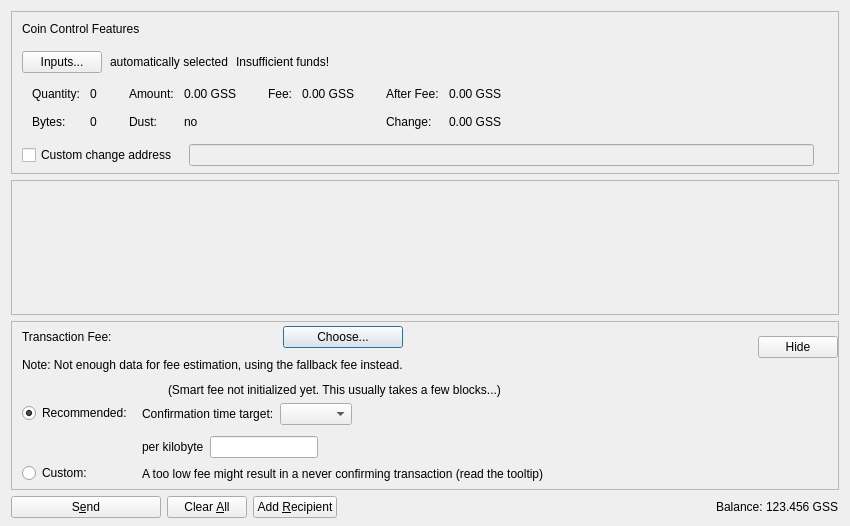
<?xml version="1.0" encoding="UTF-8"?>
<ui version="4.0">
 <class>SendCoinsDialog</class>
 <widget class="QDialog" name="SendCoinsDialog">
  <property name="geometry">
   <rect>
    <x>0</x>
    <y>0</y>
    <width>850</width>
    <height>526</height>
   </rect>
  </property>
  <property name="windowTitle">
   <string>Send Coins</string>
  </property>
  <layout class="QVBoxLayout" name="verticalLayout" stretch="0,1,0,0">
   <property name="bottomMargin">
    <number>8</number>
   </property>
   <item>
    <widget class="QFrame" name="frameCoinControl">
     <property name="sizePolicy">
      <sizepolicy hsizetype="Expanding" vsizetype="Expanding">
       <horstretch>0</horstretch>
       <verstretch>0</verstretch>
      </sizepolicy>
     </property>
     <property name="maximumSize">
      <size>
       <width>16777215</width>
       <height>16777215</height>
      </size>
     </property>
     <property name="frameShape">
      <enum>QFrame::StyledPanel</enum>
     </property>
     <property name="frameShadow">
      <enum>QFrame::Sunken</enum>
     </property>
     <layout class="QVBoxLayout" name="verticalLayoutCoinControl2">
      <property name="spacing">
       <number>0</number>
      </property>
      <property name="leftMargin">
       <number>0</number>
      </property>
      <property name="topMargin">
       <number>0</number>
      </property>
      <property name="rightMargin">
       <number>0</number>
      </property>
      <property name="bottomMargin">
       <number>6</number>
      </property>
      <item>
       <layout class="QVBoxLayout" name="verticalLayoutCoinControl" stretch="0,0,0,0,1">
        <property name="spacing">
         <number>0</number>
        </property>
        <property name="leftMargin">
         <number>10</number>
        </property>
        <property name="topMargin">
         <number>10</number>
        </property>
        <item>
         <layout class="QHBoxLayout" name="horizontalLayoutCoinControl1">
          <property name="bottomMargin">
           <number>15</number>
          </property>
          <item>
           <widget class="QLabel" name="labelCoinControlFeatures">
            <property name="sizePolicy">
             <sizepolicy hsizetype="Preferred" vsizetype="Maximum">
              <horstretch>0</horstretch>
              <verstretch>0</verstretch>
             </sizepolicy>
            </property>
            <property name="text">
             <string>Coin Control Features</string>
            </property>
           </widget>
          </item>
         </layout>
        </item>
        <item>
         <layout class="QHBoxLayout" name="horizontalLayoutCoinControl2" stretch="0,0,0,0">
          <property name="spacing">
           <number>8</number>
          </property>
          <property name="bottomMargin">
           <number>10</number>
          </property>
          <item>
           <widget class="QPushButton" name="pushButtonCoinControl">
            <property name="styleSheet">
             <string notr="true"/>
            </property>
            <property name="text">
             <string>Inputs...</string>
            </property>
            <property name="autoDefault">
             <bool>false</bool>
            </property>
           </widget>
          </item>
          <item>
           <widget class="QLabel" name="labelCoinControlAutomaticallySelected">
            <property name="text">
             <string>automatically selected</string>
            </property>
            <property name="margin">
             <number>5</number>
            </property>
           </widget>
          </item>
          <item>
           <widget class="QLabel" name="labelCoinControlInsuffFunds">
            <property name="text">
             <string>Insufficient funds!</string>
            </property>
            <property name="margin">
             <number>5</number>
            </property>
           </widget>
          </item>
          <item>
           <spacer name="horizontalSpacerCoinControl">
            <property name="orientation">
             <enum>Qt::Horizontal</enum>
            </property>
            <property name="sizeHint" stdset="0">
             <size>
              <width>40</width>
              <height>1</height>
             </size>
            </property>
           </spacer>
          </item>
         </layout>
        </item>
        <item>
         <widget class="QWidget" name="widgetCoinControl" native="true">
          <property name="sizePolicy">
           <sizepolicy hsizetype="Preferred" vsizetype="Preferred">
            <horstretch>0</horstretch>
            <verstretch>0</verstretch>
           </sizepolicy>
          </property>
          <property name="minimumSize">
           <size>
            <width>0</width>
            <height>0</height>
           </size>
          </property>
          <property name="styleSheet">
           <string notr="true"/>
          </property>
          <layout class="QHBoxLayout" name="horizontalLayoutCoinControl5">
           <property name="leftMargin">
            <number>0</number>
           </property>
           <property name="topMargin">
            <number>0</number>
           </property>
           <property name="rightMargin">
            <number>0</number>
           </property>
           <property name="bottomMargin">
            <number>0</number>
           </property>
           <item>
            <layout class="QHBoxLayout" name="horizontalLayoutCoinControl3" stretch="0,0,0,1">
             <property name="spacing">
              <number>20</number>
             </property>
             <property name="topMargin">
              <number>0</number>
             </property>
             <property name="bottomMargin">
              <number>10</number>
             </property>
             <item>
              <layout class="QFormLayout" name="formLayoutCoinControl1">
               <property name="horizontalSpacing">
                <number>10</number>
               </property>
               <property name="verticalSpacing">
                <number>14</number>
               </property>
               <property name="leftMargin">
                <number>10</number>
               </property>
               <property name="topMargin">
                <number>4</number>
               </property>
               <property name="rightMargin">
                <number>6</number>
               </property>
               <item row="0" column="0">
                <widget class="QLabel" name="labelCoinControlQuantityText">
                 <property name="text">
                  <string>Quantity:</string>
                 </property>
                 <property name="margin">
                  <number>0</number>
                 </property>
                </widget>
               </item>
               <item row="0" column="1">
                <widget class="QLabel" name="labelCoinControlQuantity">
                 <property name="cursor">
                  <cursorShape>IBeamCursor</cursorShape>
                 </property>
                 <property name="contextMenuPolicy">
                  <enum>Qt::ActionsContextMenu</enum>
                 </property>
                 <property name="text">
                  <string notr="true">0</string>
                 </property>
                 <property name="margin">
                  <number>0</number>
                 </property>
                 <property name="textInteractionFlags">
                  <set>Qt::LinksAccessibleByMouse|Qt::TextSelectableByKeyboard|Qt::TextSelectableByMouse</set>
                 </property>
                </widget>
               </item>
               <item row="1" column="0">
                <widget class="QLabel" name="labelCoinControlBytesText">
                 <property name="text">
                  <string>Bytes:</string>
                 </property>
                </widget>
               </item>
               <item row="1" column="1">
                <widget class="QLabel" name="labelCoinControlBytes">
                 <property name="cursor">
                  <cursorShape>IBeamCursor</cursorShape>
                 </property>
                 <property name="contextMenuPolicy">
                  <enum>Qt::ActionsContextMenu</enum>
                 </property>
                 <property name="text">
                  <string notr="true">0</string>
                 </property>
                 <property name="textInteractionFlags">
                  <set>Qt::LinksAccessibleByMouse|Qt::TextSelectableByKeyboard|Qt::TextSelectableByMouse</set>
                 </property>
                </widget>
               </item>
              </layout>
             </item>
             <item>
              <layout class="QFormLayout" name="formLayoutCoinControl2">
               <property name="horizontalSpacing">
                <number>10</number>
               </property>
               <property name="verticalSpacing">
                <number>14</number>
               </property>
               <property name="leftMargin">
                <number>6</number>
               </property>
               <property name="topMargin">
                <number>4</number>
               </property>
               <property name="rightMargin">
                <number>6</number>
               </property>
               <item row="0" column="0">
                <widget class="QLabel" name="labelCoinControlAmountText">
                 <property name="text">
                  <string>Amount:</string>
                 </property>
                 <property name="margin">
                  <number>0</number>
                 </property>
                </widget>
               </item>
               <item row="0" column="1">
                <widget class="QLabel" name="labelCoinControlAmount">
                 <property name="cursor">
                  <cursorShape>IBeamCursor</cursorShape>
                 </property>
                 <property name="contextMenuPolicy">
                  <enum>Qt::ActionsContextMenu</enum>
                 </property>
                 <property name="text">
                  <string notr="true">0.00 GSS</string>
                 </property>
                 <property name="textInteractionFlags">
                  <set>Qt::LinksAccessibleByMouse|Qt::TextSelectableByKeyboard|Qt::TextSelectableByMouse</set>
                 </property>
                </widget>
               </item>
               <item row="1" column="0">
                <widget class="QLabel" name="labelCoinControlLowOutputText">
                 <property name="text">
                  <string>Dust:</string>
                 </property>
                </widget>
               </item>
               <item row="1" column="1">
                <widget class="QLabel" name="labelCoinControlLowOutput">
                 <property name="cursor">
                  <cursorShape>IBeamCursor</cursorShape>
                 </property>
                 <property name="contextMenuPolicy">
                  <enum>Qt::ActionsContextMenu</enum>
                 </property>
                 <property name="text">
                  <string notr="true">no</string>
                 </property>
                 <property name="textInteractionFlags">
                  <set>Qt::LinksAccessibleByMouse|Qt::TextSelectableByKeyboard|Qt::TextSelectableByMouse</set>
                 </property>
                </widget>
               </item>
              </layout>
             </item>
             <item>
              <layout class="QFormLayout" name="formLayoutCoinControl3">
               <property name="horizontalSpacing">
                <number>10</number>
               </property>
               <property name="verticalSpacing">
                <number>14</number>
               </property>
               <property name="leftMargin">
                <number>6</number>
               </property>
               <property name="topMargin">
                <number>4</number>
               </property>
               <property name="rightMargin">
                <number>6</number>
               </property>
               <item row="0" column="0">
                <widget class="QLabel" name="labelCoinControlFeeText">
                 <property name="text">
                  <string>Fee:</string>
                 </property>
                 <property name="margin">
                  <number>0</number>
                 </property>
                </widget>
               </item>
               <item row="0" column="1">
                <widget class="QLabel" name="labelCoinControlFee">
                 <property name="cursor">
                  <cursorShape>IBeamCursor</cursorShape>
                 </property>
                 <property name="contextMenuPolicy">
                  <enum>Qt::ActionsContextMenu</enum>
                 </property>
                 <property name="text">
                  <string notr="true">0.00 GSS</string>
                 </property>
                 <property name="textInteractionFlags">
                  <set>Qt::LinksAccessibleByMouse|Qt::TextSelectableByKeyboard|Qt::TextSelectableByMouse</set>
                 </property>
                </widget>
               </item>
              </layout>
             </item>
             <item>
              <layout class="QFormLayout" name="formLayoutCoinControl4">
               <property name="horizontalSpacing">
                <number>10</number>
               </property>
               <property name="verticalSpacing">
                <number>14</number>
               </property>
               <property name="leftMargin">
                <number>6</number>
               </property>
               <property name="topMargin">
                <number>4</number>
               </property>
               <property name="rightMargin">
                <number>6</number>
               </property>
               <item row="0" column="0">
                <widget class="QLabel" name="labelCoinControlAfterFeeText">
                 <property name="text">
                  <string>After Fee:</string>
                 </property>
                 <property name="margin">
                  <number>0</number>
                 </property>
                </widget>
               </item>
               <item row="0" column="1">
                <widget class="QLabel" name="labelCoinControlAfterFee">
                 <property name="cursor">
                  <cursorShape>IBeamCursor</cursorShape>
                 </property>
                 <property name="contextMenuPolicy">
                  <enum>Qt::ActionsContextMenu</enum>
                 </property>
                 <property name="text">
                  <string notr="true">0.00 GSS</string>
                 </property>
                 <property name="textInteractionFlags">
                  <set>Qt::LinksAccessibleByMouse|Qt::TextSelectableByKeyboard|Qt::TextSelectableByMouse</set>
                 </property>
                </widget>
               </item>
               <item row="1" column="0">
                <widget class="QLabel" name="labelCoinControlChangeText">
                 <property name="text">
                  <string>Change:</string>
                 </property>
                </widget>
               </item>
               <item row="1" column="1">
                <widget class="QLabel" name="labelCoinControlChange">
                 <property name="cursor">
                  <cursorShape>IBeamCursor</cursorShape>
                 </property>
                 <property name="contextMenuPolicy">
                  <enum>Qt::ActionsContextMenu</enum>
                 </property>
                 <property name="text">
                  <string notr="true">0.00 GSS</string>
                 </property>
                 <property name="textInteractionFlags">
                  <set>Qt::LinksAccessibleByMouse|Qt::TextSelectableByKeyboard|Qt::TextSelectableByMouse</set>
                 </property>
                </widget>
               </item>
              </layout>
             </item>
            </layout>
           </item>
          </layout>
         </widget>
        </item>
        <item>
         <layout class="QHBoxLayout" name="horizontalLayoutCoinControl4" stretch="0,0,0">
          <property name="spacing">
           <number>12</number>
          </property>
          <property name="sizeConstraint">
           <enum>QLayout::SetDefaultConstraint</enum>
          </property>
          <property name="topMargin">
           <number>5</number>
          </property>
          <property name="rightMargin">
           <number>5</number>
          </property>
          <item>
           <widget class="QCheckBox" name="checkBoxCoinControlChange">
            <property name="toolTip">
             <string>If this is activated, but the change address is empty or invalid, change will be sent to a newly generated address.</string>
            </property>
            <property name="text">
             <string>Custom change address</string>
            </property>
           </widget>
          </item>
          <item>
           <widget class="QValidatedLineEdit" name="lineEditCoinControlChange">
            <property name="enabled">
             <bool>false</bool>
            </property>
            <property name="sizePolicy">
             <sizepolicy hsizetype="Expanding" vsizetype="Fixed">
              <horstretch>0</horstretch>
              <verstretch>0</verstretch>
             </sizepolicy>
            </property>
           </widget>
          </item>
          <item>
           <widget class="QLabel" name="labelCoinControlChangeLabel">
            <property name="sizePolicy">
             <sizepolicy hsizetype="Preferred" vsizetype="Expanding">
              <horstretch>0</horstretch>
              <verstretch>0</verstretch>
             </sizepolicy>
            </property>
            <property name="minimumSize">
             <size>
              <width>0</width>
              <height>0</height>
             </size>
            </property>
            <property name="text">
             <string/>
            </property>
            <property name="margin">
             <number>3</number>
            </property>
           </widget>
          </item>
         </layout>
        </item>
        <item>
         <spacer name="verticalSpacerCoinControl">
          <property name="orientation">
           <enum>Qt::Vertical</enum>
          </property>
          <property name="sizeHint" stdset="0">
           <size>
            <width>800</width>
            <height>1</height>
           </size>
          </property>
         </spacer>
        </item>
       </layout>
      </item>
     </layout>
    </widget>
   </item>
   <item>
    <widget class="QScrollArea" name="scrollArea">
     <property name="widgetResizable">
      <bool>true</bool>
     </property>
     <widget class="QWidget" name="scrollAreaWidgetContents">
      <property name="geometry">
       <rect>
        <x>0</x>
        <y>0</y>
        <width>830</width>
        <height>104</height>
       </rect>
      </property>
      <layout class="QVBoxLayout" name="verticalLayout_2" stretch="0,1">
       <property name="leftMargin">
        <number>0</number>
       </property>
       <property name="topMargin">
        <number>0</number>
       </property>
       <property name="rightMargin">
        <number>0</number>
       </property>
       <property name="bottomMargin">
        <number>0</number>
       </property>
       <item>
        <layout class="QVBoxLayout" name="entries">
         <property name="spacing">
          <number>6</number>
         </property>
        </layout>
       </item>
       <item>
        <spacer name="verticalSpacer">
         <property name="orientation">
          <enum>Qt::Vertical</enum>
         </property>
         <property name="sizeHint" stdset="0">
          <size>
           <width>20</width>
           <height>40</height>
          </size>
         </property>
        </spacer>
       </item>
      </layout>
     </widget>
    </widget>
   </item>
   <item>
    <widget class="QFrame" name="frameFee">
     <property name="sizePolicy">
      <sizepolicy hsizetype="Expanding" vsizetype="Expanding">
       <horstretch>0</horstretch>
       <verstretch>0</verstretch>
      </sizepolicy>
     </property>
     <property name="maximumSize">
      <size>
       <width>16777215</width>
       <height>16777215</height>
      </size>
     </property>
     <property name="frameShape">
      <enum>QFrame::StyledPanel</enum>
     </property>
     <property name="frameShadow">
      <enum>QFrame::Sunken</enum>
     </property>
     <layout class="QVBoxLayout" name="verticalLayoutFee1">
      <property name="spacing">
       <number>0</number>
      </property>
      <property name="leftMargin">
       <number>0</number>
      </property>
      <property name="topMargin">
       <number>0</number>
      </property>
      <property name="rightMargin">
       <number>0</number>
      </property>
      <property name="bottomMargin">
       <number>0</number>
      </property>
      <item>
       <layout class="QVBoxLayout" name="verticalLayoutFee2" stretch="0,0,0">
        <property name="spacing">
         <number>0</number>
        </property>
        <property name="leftMargin">
         <number>10</number>
        </property>
        <property name="topMargin">
         <number>0</number>
        </property>
        <item>
         <layout class="QHBoxLayout" name="horizontalLayoutFee1">
          <property name="bottomMargin">
           <number>0</number>
          </property>
          <item>
           <layout class="QVBoxLayout" name="verticalLayoutFee7">
            <property name="spacing">
             <number>0</number>
            </property>
            <item>
             <spacer name="verticalSpacerSmartFee">
              <property name="orientation">
               <enum>Qt::Vertical</enum>
              </property>
              <property name="sizeType">
               <enum>QSizePolicy::Fixed</enum>
              </property>
              <property name="sizeHint" stdset="0">
               <size>
                <width>1</width>
                <height>4</height>
               </size>
              </property>
             </spacer>
            </item>
            <item>
             <layout class="QHBoxLayout" name="horizontalLayoutSmartFee">
              <property name="spacing">
               <number>10</number>
              </property>
              <item>
               <widget class="QLabel" name="labelFeeHeadline">
                <property name="sizePolicy">
                 <sizepolicy hsizetype="Preferred" vsizetype="Maximum">
                  <horstretch>0</horstretch>
                  <verstretch>0</verstretch>
                 </sizepolicy>
                </property>
                <property name="text">
                 <string>Transaction Fee:</string>
                </property>
               </widget>
              </item>
              <item>
               <widget class="QLabel" name="labelFeeMinimized">
                <property name="text">
                 <string/>
                </property>
               </widget>
              </item>
              <item>
               <widget class="QPushButton" name="buttonChooseFee">
                <property name="text">
                 <string>Choose...</string>
                </property>
               </widget>
              </item>
             </layout>
            </item>
            <item>
             <spacer name="verticalSpacer_7">
              <property name="orientation">
               <enum>Qt::Vertical</enum>
              </property>
              <property name="sizeHint" stdset="0">
               <size>
                <width>1</width>
                <height>10</height>
               </size>
              </property>
             </spacer>
            </item>
            <item>
             <widget class="QLabel" name="fallbackFeeWarningLabel">
              <property name="toolTip">
               <string>Using the fallbackfee can result in sending a transaction that will take several hours or days (or never) to confirm. Consider choosing your fee manually or wait until you have validated the complete chain.</string>
              </property>
              <property name="text">
               <string>Note: Not enough data for fee estimation, using the fallback fee instead.</string>
              </property>
              <property name="wordWrap">
               <bool>false</bool>
              </property>
             </widget>
            </item>
            <item>
             <spacer name="verticalSpacer_5">
              <property name="orientation">
               <enum>Qt::Vertical</enum>
              </property>
              <property name="sizeHint" stdset="0">
               <size>
                <width>1</width>
                <height>1</height>
               </size>
              </property>
             </spacer>
            </item>
           </layout>
          </item>
          <item>
           <spacer name="horizontalSpacer_4">
            <property name="orientation">
             <enum>Qt::Horizontal</enum>
            </property>
            <property name="sizeHint" stdset="0">
             <size>
              <width>1</width>
              <height>1</height>
             </size>
            </property>
           </spacer>
          </item>
          <item>
           <widget class="QPushButton" name="buttonMinimizeFee">
            <property name="toolTip">
             <string>Hide transaction fee settings</string>
            </property>
            <property name="text">
             <string>Hide</string>
            </property>
           </widget>
          </item>
         </layout>
        </item>
        <item>
         <widget class="QFrame" name="frameFeeSelection">
          <layout class="QVBoxLayout" name="verticalLayoutFee12">
           <property name="spacing">
            <number>0</number>
           </property>
           <property name="leftMargin">
            <number>0</number>
           </property>
           <property name="topMargin">
            <number>0</number>
           </property>
           <property name="rightMargin">
            <number>0</number>
           </property>
           <property name="bottomMargin">
            <number>0</number>
           </property>
           <item>
            <layout class="QGridLayout" name="gridLayoutFee">
             <property name="topMargin">
              <number>10</number>
             </property>
             <property name="bottomMargin">
              <number>4</number>
             </property>
             <property name="horizontalSpacing">
              <number>10</number>
             </property>
             <property name="verticalSpacing">
              <number>4</number>
             </property>
             <item row="1" column="1">
              <layout class="QVBoxLayout" name="verticalLayoutFee8">
               <property name="spacing">
                <number>6</number>
               </property>
               <property name="topMargin">
                <number>3</number>
               </property>
               <item>
                <layout class="QHBoxLayout" name="horizontalLayoutFee13" stretch="0,0,1">
                 <item>
                  <widget class="QLabel" name="labelCustomPerKilobyte">
                   <property name="toolTip">
                    <string>If the custom fee is set to 1000 gauss and the transaction is only 250 bytes, then &quot;per kilobyte&quot; only pays 250 gauss in fee,&lt;br /&gt;while &quot;at least&quot; pays 1000 gauss. For transactions bigger than a kilobyte both pay by kilobyte.</string>
                   </property>
                   <property name="text">
                    <string>per kilobyte</string>
                   </property>
                  </widget>
                 </item>
                 <item>
                  <widget class="BitcoinAmountField" name="customFee"/>
                 </item>
                 <item>
                  <spacer name="horizontalSpacer_6">
                   <property name="orientation">
                    <enum>Qt::Horizontal</enum>
                   </property>
                   <property name="sizeHint" stdset="0">
                    <size>
                     <width>1</width>
                     <height>1</height>
                    </size>
                   </property>
                  </spacer>
                 </item>
                </layout>
               </item>
               <item>
                <layout class="QHBoxLayout" name="horizontalLayoutFee8">
                 <item>
                  <widget class="QLabel" name="labelCustomFeeWarning">
                   <property name="enabled">
                    <bool>true</bool>
                   </property>
                   <property name="toolTip">
                    <string>When there is less transaction volume than space in the blocks, miners as well as relaying nodes may enforce a minimum fee. Paying only this minimum fee is just fine, but be aware that this can result in a never confirming transaction once there is more demand for gaussai transactions than the network can process.</string>
                   </property>
                   <property name="text">
                    <string>A too low fee might result in a never confirming transaction (read the tooltip)</string>
                   </property>
                  </widget>
                 </item>
                 <item>
                  <spacer name="horizontalSpacer_2">
                   <property name="orientation">
                    <enum>Qt::Horizontal</enum>
                   </property>
                   <property name="sizeHint" stdset="0">
                    <size>
                     <width>1</width>
                     <height>1</height>
                    </size>
                   </property>
                  </spacer>
                 </item>
                </layout>
               </item>
              </layout>
             </item>
             <item row="0" column="0">
              <layout class="QVBoxLayout" name="verticalLayoutFee4" stretch="0,1">
               <property name="topMargin">
                <number>20</number>
               </property>
               <property name="bottomMargin">
                <number>3</number>
               </property>
               <item>
                <widget class="QRadioButton" name="radioSmartFee">
                 <property name="text">
                  <string>Recommended:</string>
                 </property>
                 <property name="checked">
                  <bool>true</bool>
                 </property>
                 <attribute name="buttonGroup">
                  <string notr="true">groupFee</string>
                 </attribute>
                </widget>
               </item>
               <item>
                <spacer name="verticalSpacer_2">
                 <property name="orientation">
                  <enum>Qt::Vertical</enum>
                 </property>
                 <property name="sizeHint" stdset="0">
                  <size>
                   <width>1</width>
                   <height>1</height>
                  </size>
                 </property>
                </spacer>
               </item>
              </layout>
             </item>
             <item row="1" column="0">
              <layout class="QVBoxLayout" name="verticalLayoutFee9" stretch="0,1">
               <property name="topMargin">
                <number>30</number>
               </property>
               <item>
                <widget class="QRadioButton" name="radioCustomFee">
                 <property name="text">
                  <string>Custom:</string>
                 </property>
                 <attribute name="buttonGroup">
                  <string notr="true">groupFee</string>
                 </attribute>
                </widget>
               </item>
               <item>
                <spacer name="verticalSpacer_6">
                 <property name="orientation">
                  <enum>Qt::Vertical</enum>
                 </property>
                 <property name="sizeHint" stdset="0">
                  <size>
                   <width>1</width>
                   <height>1</height>
                  </size>
                 </property>
                </spacer>
               </item>
              </layout>
             </item>
             <item row="0" column="1">
              <layout class="QVBoxLayout" name="verticalLayoutFee3" stretch="0,0,1">
               <property name="spacing">
                <number>6</number>
               </property>
               <property name="topMargin">
                <number>0</number>
               </property>
               <property name="bottomMargin">
                <number>3</number>
               </property>
               <item>
                <layout class="QHBoxLayout" name="horizontalLayoutFee12">
                 <item>
                  <widget class="QLabel" name="labelSmartFee">
                   <property name="text">
                    <string/>
                   </property>
                  </widget>
                 </item>
                 <item>
                  <widget class="QLabel" name="labelFeeEstimation">
                   <property name="text">
                    <string/>
                   </property>
                  </widget>
                 </item>
                 <item>
                  <widget class="QLabel" name="labelSmartFee2">
                   <property name="text">
                    <string>(Smart fee not initialized yet. This usually takes a few blocks...)</string>
                   </property>
                  </widget>
                 </item>
                 <item>
                  <spacer name="horizontalSpacer_5">
                   <property name="orientation">
                    <enum>Qt::Horizontal</enum>
                   </property>
                   <property name="sizeHint" stdset="0">
                    <size>
                     <width>1</width>
                     <height>1</height>
                    </size>
                   </property>
                  </spacer>
                 </item>
                </layout>
               </item>
               <item>
                <layout class="QHBoxLayout" name="horizontalLayoutFee9">
                 <item>
                  <layout class="QVBoxLayout" name="verticalLayoutFee6">
                   <item>
                    <widget class="QLabel" name="labelSmartFee3">
                     <property name="text">
                      <string>Confirmation time target:</string>
                     </property>
                    </widget>
                   </item>
                  </layout>
                 </item>
                 <item>
                  <layout class="QVBoxLayout" name="verticalLayoutFee5">
                   <property name="rightMargin">
                    <number>30</number>
                   </property>
                   <item>
                    <layout class="QHBoxLayout" name="horizontalLayoutConfTarget">
                     <property name="bottomMargin">
                      <number>0</number>
                     </property>
                     <item>
                      <widget class="QComboBox" name="confTargetSelector"/>
                     </item>
                     <item>
                      <spacer name="horizontalSpacerConfTarget">
                       <property name="orientation">
                        <enum>Qt::Horizontal</enum>
                       </property>
                       <property name="sizeHint" stdset="0">
                        <size>
                         <width>40</width>
                         <height>20</height>
                        </size>
                       </property>
                      </spacer>
                     </item>
                    </layout>
                   </item>
                  </layout>
                 </item>
                </layout>
               </item>
               <item>
                <spacer name="verticalSpacer_4">
                 <property name="orientation">
                  <enum>Qt::Vertical</enum>
                 </property>
                 <property name="sizeHint" stdset="0">
                  <size>
                   <width>1</width>
                   <height>1</height>
                  </size>
                 </property>
                </spacer>
               </item>
              </layout>
             </item>
            </layout>
           </item>
          </layout>
         </widget>
        </item>
        <item>
         <spacer name="verticalSpacerFee">
          <property name="orientation">
           <enum>Qt::Vertical</enum>
          </property>
          <property name="sizeHint" stdset="0">
           <size>
            <width>800</width>
            <height>1</height>
           </size>
          </property>
         </spacer>
        </item>
       </layout>
      </item>
     </layout>
    </widget>
   </item>
   <item>
    <layout class="QHBoxLayout" name="horizontalLayout">
     <item>
      <widget class="QPushButton" name="sendButton">
       <property name="minimumSize">
        <size>
         <width>150</width>
         <height>0</height>
        </size>
       </property>
       <property name="toolTip">
        <string>Confirm the send action</string>
       </property>
       <property name="text">
        <string>S&amp;end</string>
       </property>
       <property name="autoDefault">
        <bool>false</bool>
       </property>
       <property name="default">
        <bool>false</bool>
       </property>
      </widget>
     </item>
     <item>
      <widget class="QPushButton" name="clearButton">
       <property name="sizePolicy">
        <sizepolicy hsizetype="Minimum" vsizetype="Fixed">
         <horstretch>0</horstretch>
         <verstretch>0</verstretch>
        </sizepolicy>
       </property>
       <property name="toolTip">
        <string>Clear all fields of the form.</string>
       </property>
       <property name="text">
        <string>Clear &amp;All</string>
       </property>
       <property name="autoDefault">
        <bool>false</bool>
       </property>
      </widget>
     </item>
     <item>
      <widget class="QPushButton" name="addButton">
       <property name="toolTip">
        <string>Send to multiple recipients at once</string>
       </property>
       <property name="text">
        <string>Add &amp;Recipient</string>
       </property>
       <property name="autoDefault">
        <bool>false</bool>
       </property>
      </widget>
     </item>
     <item>
      <spacer name="horizontalSpacer">
       <property name="orientation">
        <enum>Qt::Horizontal</enum>
       </property>
       <property name="sizeHint" stdset="0">
        <size>
         <width>40</width>
         <height>20</height>
        </size>
       </property>
      </spacer>
     </item>
     <item>
      <layout class="QHBoxLayout" name="horizontalLayout_2">
       <property name="spacing">
        <number>3</number>
       </property>
       <item>
        <widget class="QLabel" name="labelBalanceName">
         <property name="text">
          <string>Balance:</string>
         </property>
        </widget>
       </item>
       <item>
        <widget class="QLabel" name="labelBalance">
         <property name="sizePolicy">
          <sizepolicy hsizetype="Preferred" vsizetype="Preferred">
           <horstretch>0</horstretch>
           <verstretch>0</verstretch>
          </sizepolicy>
         </property>
         <property name="cursor">
          <cursorShape>IBeamCursor</cursorShape>
         </property>
         <property name="text">
          <string notr="true">123.456 GSS</string>
         </property>
         <property name="textInteractionFlags">
          <set>Qt::LinksAccessibleByMouse|Qt::TextSelectableByKeyboard|Qt::TextSelectableByMouse</set>
         </property>
        </widget>
       </item>
      </layout>
     </item>
    </layout>
   </item>
  </layout>
 </widget>
 <customwidgets>
  <customwidget>
   <class>QValidatedLineEdit</class>
   <extends>QLineEdit</extends>
   <header>qt/qvalidatedlineedit.h</header>
  </customwidget>
  <customwidget>
   <class>BitcoinAmountField</class>
   <extends>QLineEdit</extends>
   <header>qt/bitcoinamountfield.h</header>
   <container>1</container>
  </customwidget>
 </customwidgets>
 <resources>
  <include location="../gaussai.qrc"/>
 </resources>
 <connections/>
 <buttongroups>
  <buttongroup name="groupFee"/>
 </buttongroups>
</ui>
